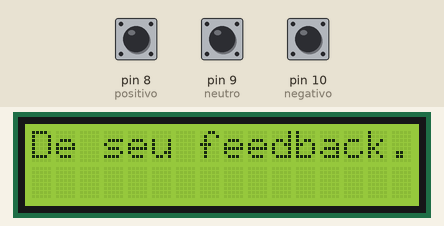
This sketch was run on a simulated Arduino Uno, built with avr-gcc and run on an emulated ATmega328P. Shown: 16×2 character LCD. The inputs (shaded band) are chosen by the test bench; at power-on: pin 8 (positivo) HIGH, pin 9 (neutro) HIGH, pin 10 (negativo) HIGH.

Above: at 2.2 s.
2.3 s: pin 8 (positivo) pulled LOW for 0.15 s
At 3.0 s:
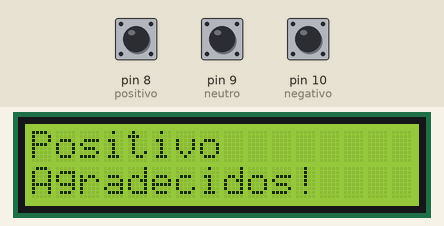
5.4 s: pin 9 (neutro) pulled LOW for 3.2 s
At 6.6 s:
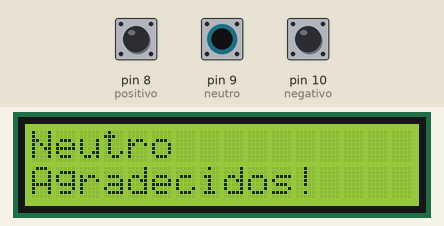
10.9 s: pin 10 (negativo) pulled LOW for 0.15 s
At 12.2 s:
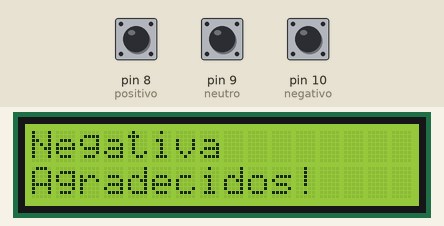
14.0 s: pin 10 (negativo) pulled LOW for 1 s
17.5 s: pin 10 (negativo) pulled LOW for 3.2 s
Timing chart, 0 to 20.5 s (numbered marks = the images above; inputs shaded):
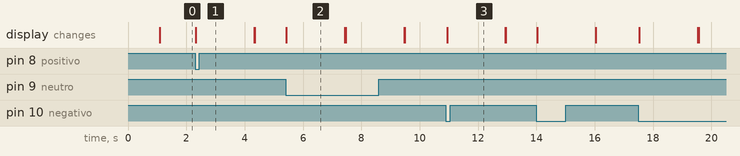

The sketch:

botoes_display_mensagem.ino
```cpp
// INCLUSÃO DE BIBLIOTECAS
#include <Wire.h>
#include <LiquidCrystal_I2C.h>

// DEFINIÇÕES
#define endereco  0x27 // Endereços comuns: 0x27, 0x3F
#define colunas   16
#define linhas    2
#define tempo     2000

#define positivo  8
#define neutro    9
#define negativo  10

// INSTANCIANDO OBJETOS
LiquidCrystal_I2C lcd(endereco, colunas, linhas);

void setup() {
  lcd.init(); // INICIA A COMUNICAÇÃO COM O DISPLAY
  lcd.setBacklight(HIGH); // LIGA A ILUMINAÇÃO DO DISPLAY
  lcd.print("Inicializando...");
  delay(1000);

  pinMode(positivo, INPUT_PULLUP);
  pinMode(neutro, INPUT_PULLUP);
  pinMode(negativo, INPUT_PULLUP);
}

void textoDisplay(const char* texto) {
  lcd.clear();
  lcd.print(texto);
  lcd.setCursor(0, 1);
  lcd.print("Agradecidos!");
  delay(tempo);
  lcd.clear();
}

void loop() {
  lcd.setCursor(0, 0);
  lcd.print("De seu feedback");

  bool good = digitalRead(positivo);
  bool media = digitalRead(neutro);
  bool bad = digitalRead(negativo);

  if (good == LOW) {
    textoDisplay("Positivo");
  }

  if (media == LOW) {
    textoDisplay("Neutro");
  }

  if (bad == LOW) {
    textoDisplay("Negativa");
  }
}
```

Measured:
- after the input at 2.3 s, the display: changes at once (image 1)
- after the input at 5.4 s, the display: changes at once (image 2)
- after the input at 10.9 s, the display: changes at once (image 3)
- what the display in image 2 shows lasts 2.0 s, from 5.4 s to 7.4 s
